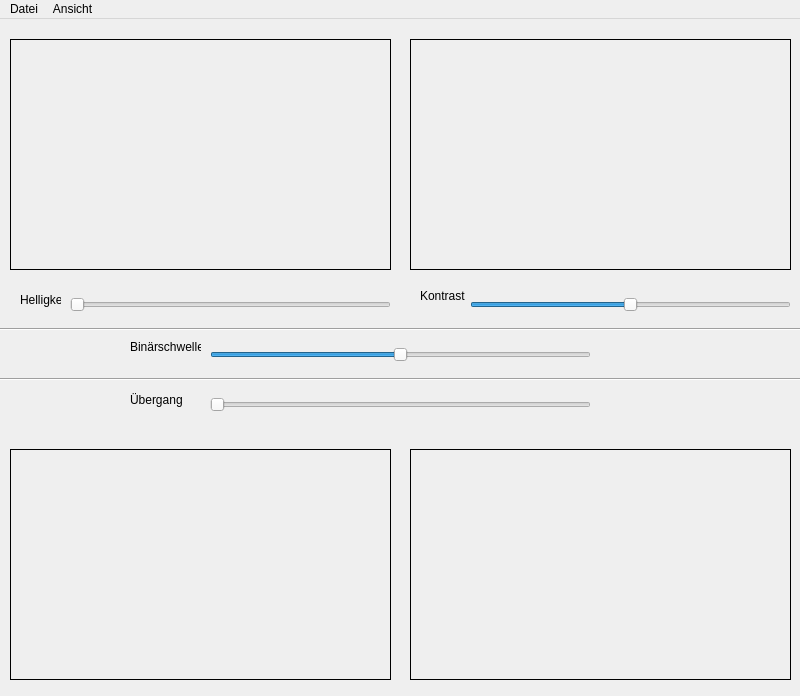
<?xml version="1.0" encoding="UTF-8"?>
<ui version="4.0">
 <class>MainWindow</class>
 <widget class="QMainWindow" name="MainWindow">
  <property name="geometry">
   <rect>
    <x>0</x>
    <y>0</y>
    <width>800</width>
    <height>696</height>
   </rect>
  </property>
  <property name="windowTitle">
   <string>Aufgabe2</string>
  </property>
  <widget class="QWidget" name="centralWidget">
   <widget class="QLabel" name="imageLabel1">
    <property name="geometry">
     <rect>
      <x>10</x>
      <y>20</y>
      <width>381</width>
      <height>231</height>
     </rect>
    </property>
    <property name="frameShape">
     <enum>QFrame::Box</enum>
    </property>
    <property name="text">
     <string/>
    </property>
    <property name="scaledContents">
     <bool>false</bool>
    </property>
    <property name="alignment">
     <set>Qt::AlignCenter</set>
    </property>
   </widget>
   <widget class="QSlider" name="horizontalSlider">
    <property name="geometry">
     <rect>
      <x>470</x>
      <y>270</y>
      <width>321</width>
      <height>31</height>
     </rect>
    </property>
    <property name="minimum">
     <number>0</number>
    </property>
    <property name="maximum">
     <number>200</number>
    </property>
    <property name="sliderPosition">
     <number>100</number>
    </property>
    <property name="orientation">
     <enum>Qt::Horizontal</enum>
    </property>
   </widget>
   <widget class="QLabel" name="imageLabel2">
    <property name="geometry">
     <rect>
      <x>410</x>
      <y>20</y>
      <width>381</width>
      <height>231</height>
     </rect>
    </property>
    <property name="frameShape">
     <enum>QFrame::Box</enum>
    </property>
    <property name="text">
     <string/>
    </property>
    <property name="scaledContents">
     <bool>false</bool>
    </property>
    <property name="alignment">
     <set>Qt::AlignCenter</set>
    </property>
   </widget>
   <widget class="QLabel" name="imageLabel3">
    <property name="geometry">
     <rect>
      <x>10</x>
      <y>430</y>
      <width>381</width>
      <height>231</height>
     </rect>
    </property>
    <property name="frameShape">
     <enum>QFrame::Box</enum>
    </property>
    <property name="text">
     <string/>
    </property>
    <property name="scaledContents">
     <bool>false</bool>
    </property>
    <property name="alignment">
     <set>Qt::AlignCenter</set>
    </property>
   </widget>
   <widget class="QLabel" name="imageLabel4">
    <property name="geometry">
     <rect>
      <x>410</x>
      <y>430</y>
      <width>381</width>
      <height>231</height>
     </rect>
    </property>
    <property name="frameShape">
     <enum>QFrame::Box</enum>
    </property>
    <property name="text">
     <string/>
    </property>
    <property name="scaledContents">
     <bool>false</bool>
    </property>
    <property name="alignment">
     <set>Qt::AlignCenter</set>
    </property>
   </widget>
   <widget class="QSlider" name="horizontalSlider_2">
    <property name="geometry">
     <rect>
      <x>210</x>
      <y>320</y>
      <width>381</width>
      <height>31</height>
     </rect>
    </property>
    <property name="maximum">
     <number>256</number>
    </property>
    <property name="sliderPosition">
     <number>128</number>
    </property>
    <property name="orientation">
     <enum>Qt::Horizontal</enum>
    </property>
   </widget>
   <widget class="QSlider" name="horizontalSlider_3">
    <property name="geometry">
     <rect>
      <x>210</x>
      <y>370</y>
      <width>381</width>
      <height>31</height>
     </rect>
    </property>
    <property name="maximum">
     <number>100</number>
    </property>
    <property name="singleStep">
     <number>10</number>
    </property>
    <property name="orientation">
     <enum>Qt::Horizontal</enum>
    </property>
   </widget>
   <widget class="QSlider" name="horizontalSlider_4">
    <property name="geometry">
     <rect>
      <x>70</x>
      <y>270</y>
      <width>321</width>
      <height>31</height>
     </rect>
    </property>
    <property name="minimum">
     <number>0</number>
    </property>
    <property name="maximum">
     <number>100</number>
    </property>
    <property name="orientation">
     <enum>Qt::Horizontal</enum>
    </property>
   </widget>
   <widget class="QLabel" name="label">
    <property name="geometry">
     <rect>
      <x>20</x>
      <y>270</y>
      <width>41</width>
      <height>21</height>
     </rect>
    </property>
    <property name="text">
     <string>Helligkeit</string>
    </property>
   </widget>
   <widget class="QLabel" name="label_2">
    <property name="geometry">
     <rect>
      <x>420</x>
      <y>270</y>
      <width>46</width>
      <height>13</height>
     </rect>
    </property>
    <property name="text">
     <string>Kontrast</string>
    </property>
   </widget>
   <widget class="QLabel" name="label_3">
    <property name="geometry">
     <rect>
      <x>130</x>
      <y>320</y>
      <width>71</width>
      <height>16</height>
     </rect>
    </property>
    <property name="text">
     <string>Binärschwelle</string>
    </property>
   </widget>
   <widget class="QLabel" name="label_4">
    <property name="geometry">
     <rect>
      <x>130</x>
      <y>370</y>
      <width>61</width>
      <height>21</height>
     </rect>
    </property>
    <property name="text">
     <string>Übergang</string>
    </property>
   </widget>
   <widget class="Line" name="line">
    <property name="geometry">
     <rect>
      <x>0</x>
      <y>300</y>
      <width>801</width>
      <height>20</height>
     </rect>
    </property>
    <property name="orientation">
     <enum>Qt::Horizontal</enum>
    </property>
   </widget>
   <widget class="Line" name="line_2">
    <property name="geometry">
     <rect>
      <x>0</x>
      <y>350</y>
      <width>801</width>
      <height>20</height>
     </rect>
    </property>
    <property name="orientation">
     <enum>Qt::Horizontal</enum>
    </property>
   </widget>
  </widget>
  <widget class="QMenuBar" name="menuBar">
   <property name="geometry">
    <rect>
     <x>0</x>
     <y>0</y>
     <width>800</width>
     <height>21</height>
    </rect>
   </property>
   <widget class="QMenu" name="menuAufgaben">
    <property name="title">
     <string>Datei</string>
    </property>
    <addaction name="action_ffnen"/>
    <addaction name="actionZweites_Bild"/>
   </widget>
   <widget class="QMenu" name="menuAnsicht">
    <property name="title">
     <string>Ansicht</string>
    </property>
    <addaction name="actionHelligkeit_Kontrast"/>
    <addaction name="actionGraustufen_Bin_r"/>
    <addaction name="actionRGB_Komponenten"/>
    <addaction name="actionBlendfunktion"/>
   </widget>
   <addaction name="menuAufgaben"/>
   <addaction name="menuAnsicht"/>
  </widget>
  <action name="action_ffnen">
   <property name="text">
    <string>Öffnen</string>
   </property>
  </action>
  <action name="actionHelligkeit_Kontrast">
   <property name="text">
    <string>Helligkeit + Kontrast</string>
   </property>
  </action>
  <action name="actionGraustufen_Bin_r">
   <property name="text">
    <string>Graustufen + Binär</string>
   </property>
  </action>
  <action name="actionRGB_Komponenten">
   <property name="text">
    <string>RGB-Komponenten</string>
   </property>
  </action>
  <action name="actionBlendfunktion">
   <property name="text">
    <string>Blendfunktion</string>
   </property>
   <property name="toolTip">
    <string>Blendfunktion</string>
   </property>
  </action>
  <action name="actionZweites_Bild">
   <property name="text">
    <string>Zweites Bild</string>
   </property>
  </action>
 </widget>
 <layoutdefault spacing="6" margin="11"/>
 <resources/>
 <connections/>
</ui>
